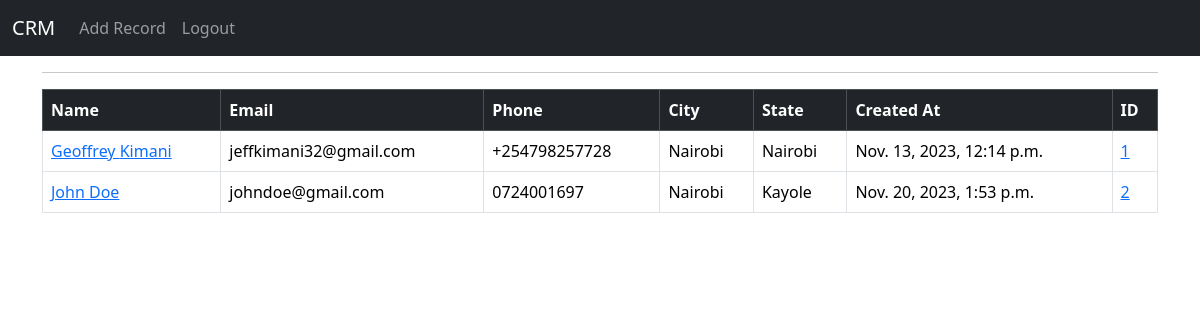
The app's page / (signed in) with its own data.
### website/models.py (models this page shows, shortened)
class Record(models.Model):
    created_at = models.DateTimeField(max_length=50, auto_now_add=True)
    first_name = models.CharField(max_length=50)
    last_name = models.CharField(max_length=50)
    email = models.EmailField(max_length=50, default=True)
    phone = models.CharField(max_length=50)
    address = models.CharField(max_length=50)
    city = models.CharField(max_length=50)
    state = models.CharField(max_length=50)

### website/views.py (the view)
# urls.py: 2. Add a URL to urlpatterns:  path('', views.home, name='home')
def home(request):
    records = Record.objects.all
    if request.method =='POST':
        username = request.POST['username']
        password = request.POST['password']
        user = authenticate(request, username=username, password=password)
        if user is not None:
            login(request, user)
            messages.success(request, 'Logged in!')
            return redirect('home')
        else:
            messages.success(request, 'Error logging in...')
            return redirect('home')
    else:
        return render(request, 'home.html', {'records': records} )

### templates/home.html (shortened to what this page needs)
{% extends 'base.html' %} {% block content %} {% if user.is_authenticated %}
<hr>
<table class="table  table-hover table-bordered">
    <thead>
        <tr class="table-dark">
            <th scope="col">Name</th>
            <th scope="col">Email</th>
            <th scope="col">Phone</th>
            <th scope="col">City</th>
            <th scope="col">State</th>
            <th scope="col">Created At</th>
            <th scope="col">ID</th>
        </tr>
    </thead>
    <tbody>
        {% if records %} {% for record in records %}
        <tr>
            <td><a href="{% url 'record' record.id %}">{{ record.first_name }} {{ record.last_name }}</a></td>
            <td>{{ record.email }}</td>
            <td>{{ record.phone }}</td>
            <td>{{ record.city }}</td>
            <td>{{ record.state }}</td>
            <td>{{ record.created_at }}</td>
            <td><a href="{% url 'record' record.id %}">{{ record.id }}</a></td>
        </tr>
        {% endfor %} {% endif %}
    </tbody>
</table>
{% endif %} {% endblock %}

### templates/base.html (shortened to what this page needs)
<!DOCTYPE html>
<html lang="en">
<head>
    <link href="https://cdn.jsdelivr.net/npm/bootstrap@5.3.2/dist/css/bootstrap.min.css" rel="stylesheet">
</head>
<body>
    {% include 'navbar.html' %}
    <div class="container">
        {% if messages %} {% for messege in messages %} {{ message }} {% endfor %} {% endif %} {% block content %} {% endblock %}
    </div>
</body>
</html>

### templates/navbar.html (shortened to what this page needs)
<nav class="navbar navbar-expand-lg navbar-dark bg-dark">
    <div class="container-fluid">
        <a class="navbar-brand" href="{% url 'home' %}">CRM</a>
        <div class="collapse navbar-collapse" id="navbarSupportedContent">
            <ul class="navbar-nav me-auto mb-2 mb-lg-0">
                {% if user.is_authenticated %}
                <li class="nav-item">
                    <a class="nav-link" href="{% url 'add_record' %}">Add Record</a>
                </li>
                <li class="nav-item">
                    <a class="nav-link" href="{% url 'logout' %}">Logout</a>
                </li>
                {% endif %}
        </div>
    </div>
</nav>

### records on screen
Record: first_name "Geoffrey", last_name "Kimani", email "jeffkimani32@gmail.com", phone "+254798257728", city "Nairobi", state "Nairobi", created_at "Nov. 13, 2023, 12:14 p.m.", id "1"
Record: first_name "John", last_name "Doe", email "johndoe@gmail.com", phone "0724001697", city "Nairobi", state "Kayole", created_at "Nov. 20, 2023, 1:53 p.m.", id "2"
